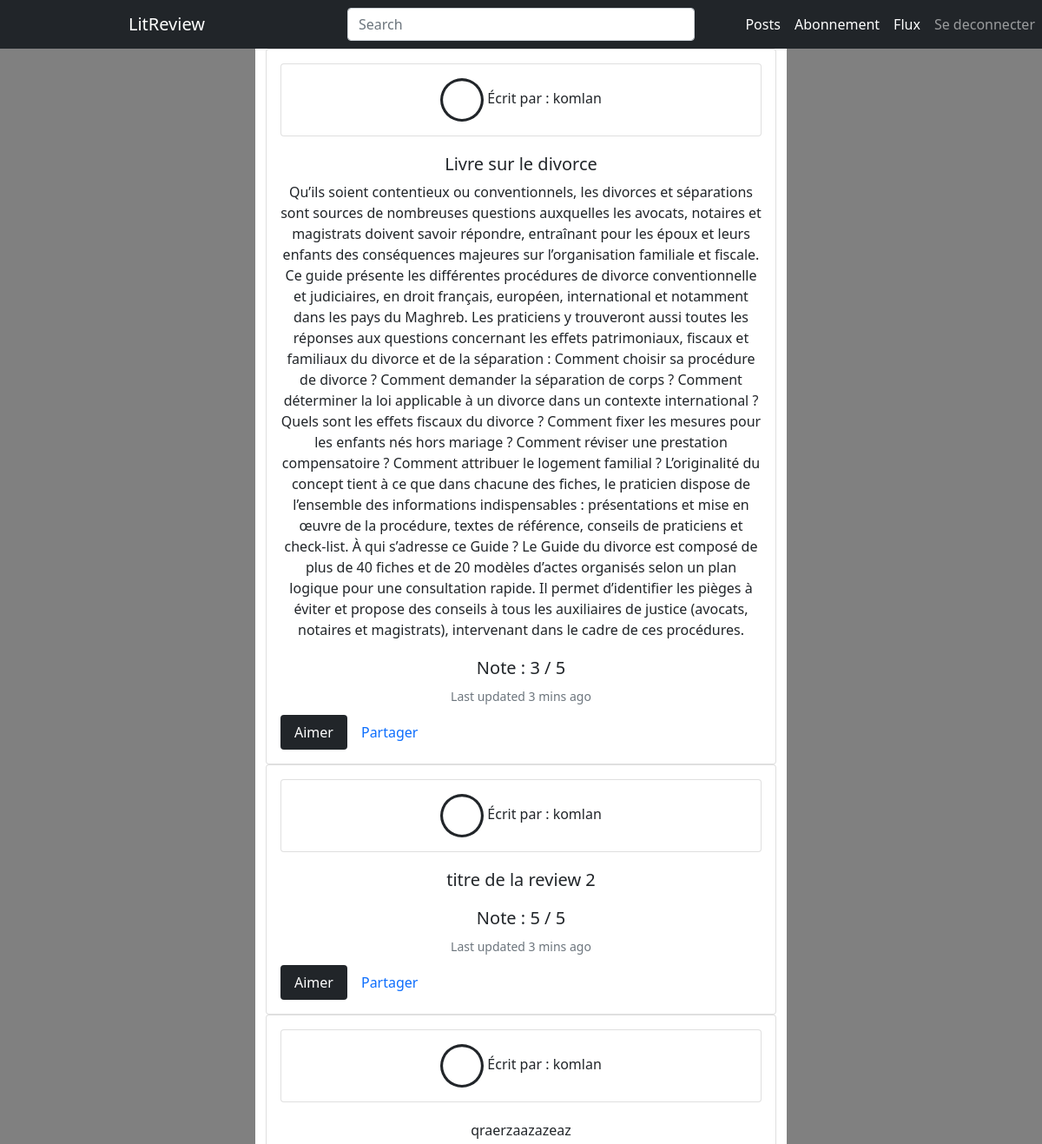
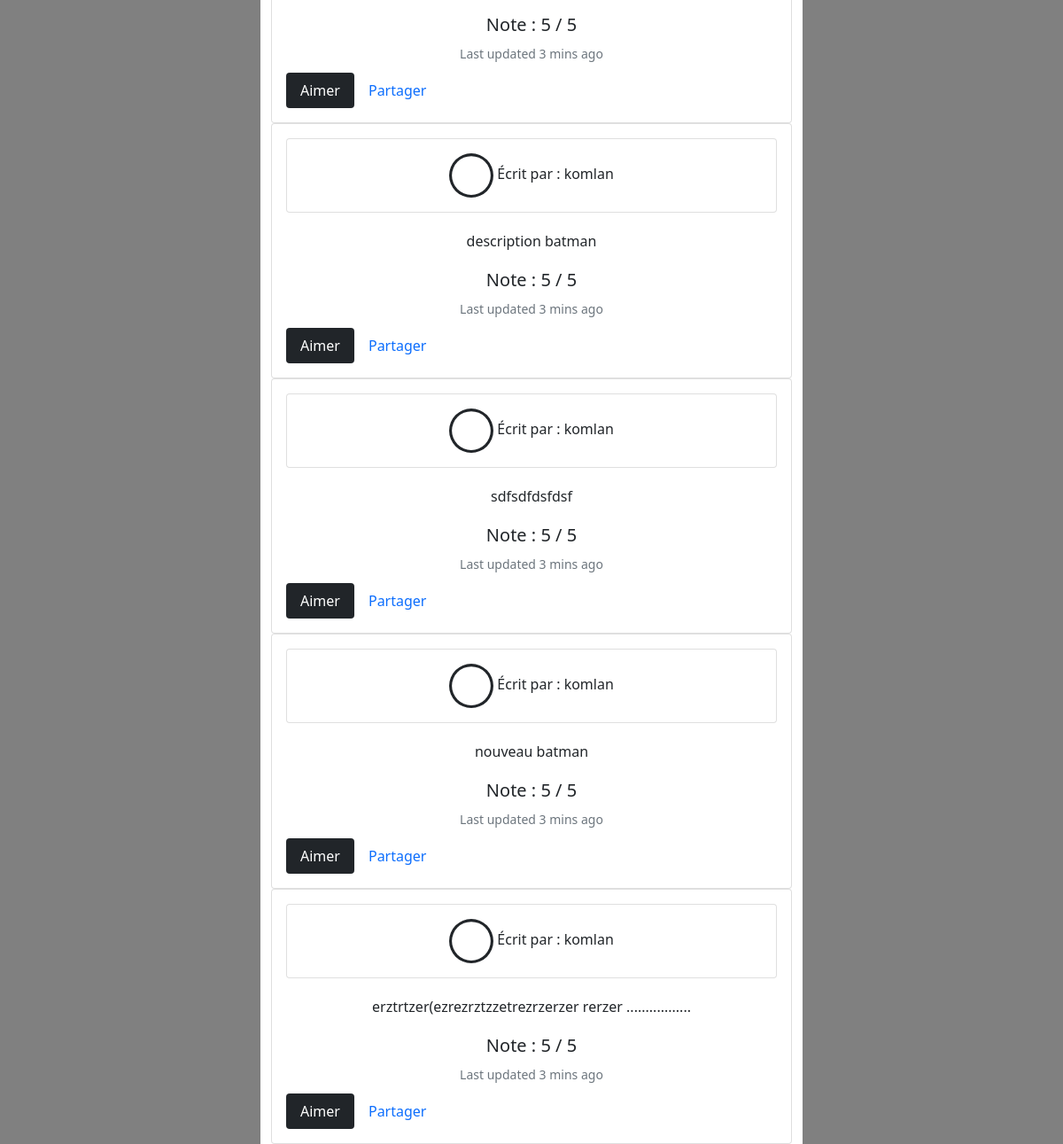
/posts/ (signed in), run on the app's committed database (2 pictures, top to bottom).
### p9_livre/models.py (models this page shows)
class Review(models.Model):
    ticket = models.ForeignKey(
        to=Ticket, on_delete=models.CASCADE, related_name="reviews"
    )
    title = models.CharField(max_length=128)
    description = models.TextField(max_length=2048, blank=True, null=True)
    rating = models.PositiveSmallIntegerField()
    validators = [MinValueValidator(0), MaxValueValidator(5)]
    user = models.ForeignKey(to=settings.AUTH_USER_MODEL, on_delete=models.CASCADE)
    time_created = models.DateTimeField(auto_now_add=True)

### accounts/models.py (models this page shows)
class Shopper(AbstractUser):
    objects = UserManager()

### p9_livre/views.py (the view)
# urls.py: path("posts/", views.afficher_flux, name="posts"),
@login_required
def afficher_flux(request):
    mes_tickets = Ticket.objects.filter(user=request.user.id).all()
    mes_critiques = Review.objects.filter(user=request.user.id).all()
    return render(
        request,
        "posts.html",
        context={"tickets": mes_tickets, "reviews": mes_critiques},
    )

### p9_livre/templates/posts.html
{% extends 'base.html' %}
{% block content %}
<link rel="stylesheet" href="stylesheet.css">
<div class="col-md-3" style="background-color: grey;">
</div>
<div  class="col-md-6" style="align-items: center; min-height: 100vh; background-color: white;">
{% include 'template_1.html' %}
</div>
<div class="col-md-3" style="background-color: grey;">
</div>
{% endblock %}

### p9_livre/templates/template_1.html (shortened to what this page needs)
{% for review in reviews %}
    <div class="card card-body ">
        <div class="text-center">
            <div class="card">
                <div class="card-body">
                    <svg xmlns="http://www.w3.org/2000/svg" width="50" height="50" fill="currentColor" class="bi bi-circle" viewBox="0 0 16 16">
                        <path d="M8 15A7 7 0 1 1 8 1a7 7 0 0 1 0 14zm0 1A8 8 0 1 0 8 0a8 8 0 0 0 0 16z"/>
                    </svg>
                    <a>Écrit par : {{ request.user.username }} </a>
                </div>
            </div>
            <h5 class="card-title" style="margin-top: 20px;">{{ review.title }}</h5>
            <p class="card-text">{{ review.description }}</p>
            <h5 class="card-title" style="margin-top: 20px;">Note : {{ review.rating }} / 5</h5>
            <p class="card-text"><small class="text-muted">Last updated 3 mins ago</small></p>
        </div>
        <ul class="nav nav-pills" style="margin-top: 10px;">
            <li class="nav-item">
              <a class="nav-link active bg-dark" aria-current="page" href="#">Aimer</a>
            </li>
            <li class="nav-item">
                <a class="nav-link" aria-current="page" href="#">Partager</a>
            </li>
        </ul>
    </div>
{% endfor %}

### data on the page
Review: title "Livre sur le divorce", description "Qu’ils soient contentieux ou conventionnels, les divorces et séparations sont sources de nombreuses questions auxquelles les avocats, notaires et magistrats doivent savoir répondre, entraînant pour les époux et leurs enfants des conséquences majeures sur l’organisation familiale et fiscale. Ce guide présente les différentes procédures de divorce conventionnelle et judiciaires, en droit français, européen, international et notamment dans les pays du Maghreb. Les praticiens y trouveront aussi toutes les réponses aux questions concernant les effets patrimoniaux, fiscaux et familiaux du divorce et de la séparation : Comment choisir sa procédure de divorce ? Comment demander la séparation de…", rating "3"
Shopper: user.username "komlan"
Review: title "titre de la review 2", rating "5"
Review: description "qraerzaazazeaz", rating "5"
Review: description "description batman", rating "5"
Review: description "sdfsdfdsfdsf", rating "5"
Review: description "nouveau batman", rating "5"
Review: description "erztrtzer(ezrezrztzzetrezrzerzer rerzer .................", rating "5"
